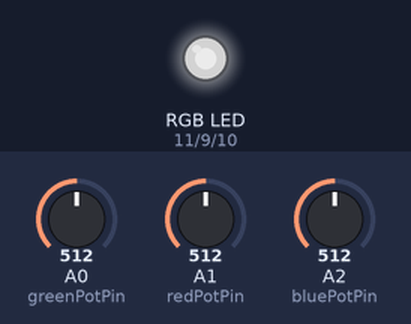
Recording of a sketch running on a simulated Arduino Uno, built with avr-gcc and run on an emulated ATmega328P. Shown: an RGB LED mixed from three pins (HIGH = lit). Inputs (shaded band) come from the test bench; at power-on: A0 (greenPotPin) = 512, A1 (redPotPin) = 512, A2 (bluePotPin) = 512. Dim RGB values are drawn brighter than linear.

Above: at 1.2 s.
1.3 s: A0 (greenPotPin) set to 716
At 1.9 s:
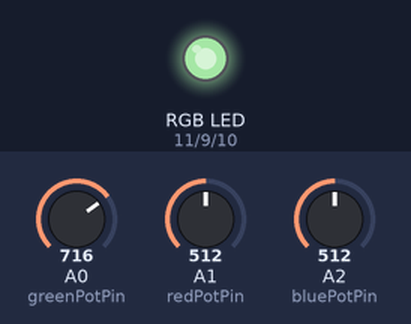
2.8 s: A1 (redPotPin) set to 716
At 3.2 s:
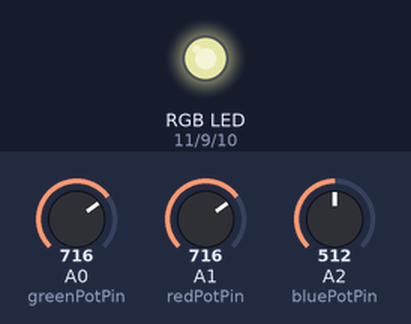
4.3 s: A2 (bluePotPin) set to 716
At 5.5 s:
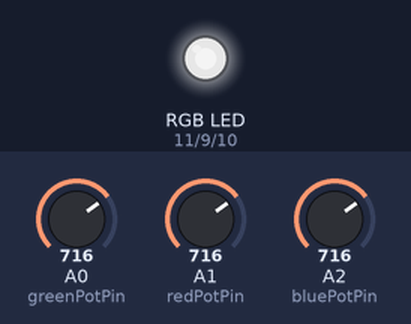
5.8 s: A0 (greenPotPin) set to 900
At 7.0 s:
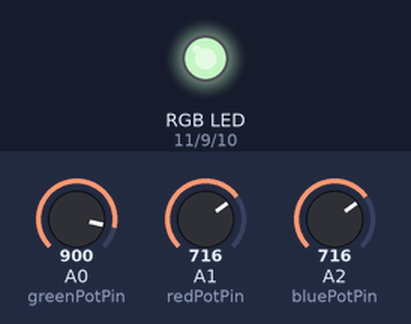
7.3 s: A1 (redPotPin) set to 900
At 7.7 s:
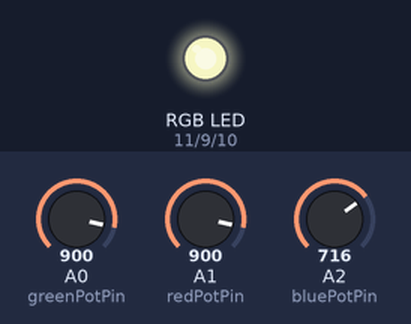
8.8 s: A2 (bluePotPin) set to 900
At 10.2 s:
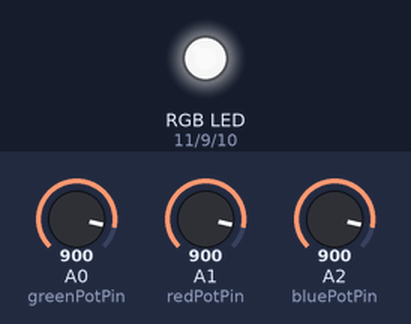
Timing chart, 0 to 11.3 s (numbered marks = the images above; inputs shaded):
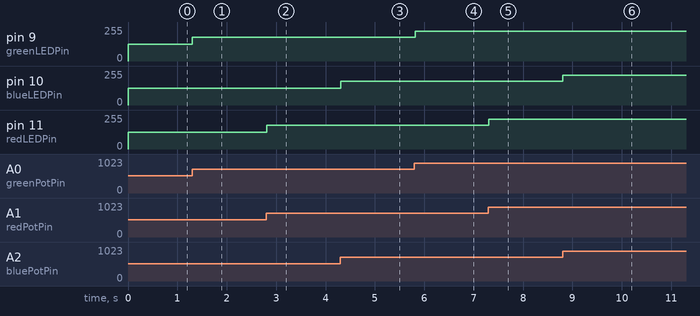

The sketch:

LED_control.ino
```cpp
//3 Potentiometer
int const greenPotPin = A0;
int const redPotPin   = A1;
int const bluePotPin  = A2;

// Our RGB LED
const int greenLEDPin = 9;
const int redLEDPin   = 11;
const int blueLEDPin  = 10;

// Placeholder variables (read)
int redPotValue   = 0;
int greenPotValue = 0;
int bluePotValue  = 0;

// Placeholder varaible (write)
int redLEDValue   = 0;
int greenLEDValue = 0;
int blueLEDValue  = 0;

void setup() {
  // We use a Serial connection to debug the data.
  Serial.begin(9600);

  // We initialise the LED
  pinMode(greenLEDPin, OUTPUT);
  pinMode(redLEDPin,   OUTPUT);
  pinMode(blueLEDPin,  OUTPUT);
}

void loop() {
  // We read the data from the potentiometer
  greenPotValue = analogRead(greenPotPin);
  redPotValue   = analogRead(redPotPin);
  bluePotValue  = analogRead(bluePotPin);

  // We map the pot value ranging 0-1023
  // To the LED that accept 0-255
  greenLEDValue = map(greenPotValue, 0, 1023, 0, 255);
  redLEDValue   = map(redPotValue, 0, 1023, 0, 255);
  blueLEDValue  = map(bluePotValue, 0, 1023, 0, 255);

  /*
  // DEBUG: We communitate the values
  Serial.print("Green:");
  Serial.print(greenLEDValue);
  Serial.print("\t\tRed:");
  Serial.print(redLEDValue);
  Serial.print("\t\tBlue:");
  Serial.println(blueLEDValue);
  delay (15);
  */

  // We write the value to the pin
  analogWrite(redLEDPin, redLEDValue);
  analogWrite(greenLEDPin, greenLEDValue);
  analogWrite(blueLEDPin, blueLEDValue);
  delay(15);
}
```

Measured:
- after the input at 1.3 s, pin 9 (greenLEDPin): 127/255 → 178/255 at once
- after the input at 2.8 s, pin 11 (redLEDPin): 127/255 → 178/255 at once
- after the input at 4.3 s, pin 10 (blueLEDPin): 127/255 → 178/255 at once
- after the input at 5.8 s, pin 9 (greenLEDPin): 178/255 → 224/255 at once
- after the input at 7.3 s, pin 11 (redLEDPin): 178/255 → 224/255 at once
- after the input at 8.8 s, pin 10 (blueLEDPin): 178/255 → 224/255 at once
